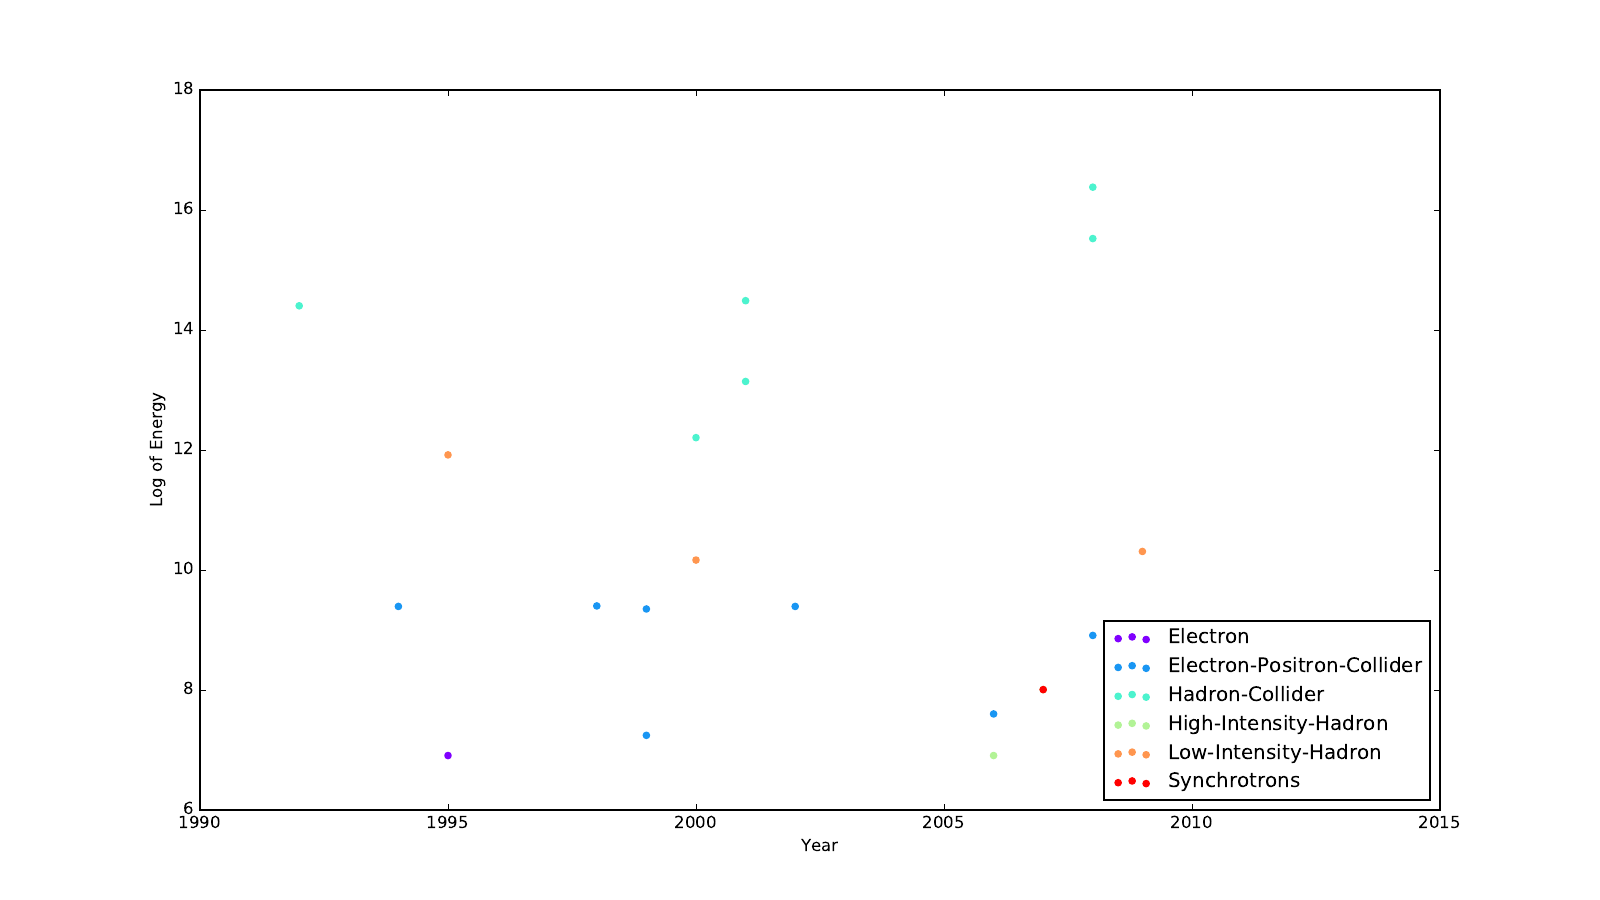

Reproduce this figure in Python.
#!/usr/local/bin/ipython
import numpy as np
import matplotlib
import matplotlib.pyplot as plt
import matplotlib.cm as cm
import pandas as pd
import json
import pprint

fig_size = (16, 9)
fig = plt.figure(num=None, figsize=fig_size, dpi=200, facecolor='w', edgecolor='k')

with open('acc.json') as data_file:    
    data = json.load(data_file)

df = pd.DataFrame(data["Accelerator"])
df = df[df['Year'] >= 1990]
df['logE'] = df["Energy_MeV"].apply(np.log)
types = np.hstack(np.array(df['Type']))

uniq = np.unique(types)
values = cm.rainbow(np.linspace(0,1,len(uniq)))
col = dict(zip(uniq, values))

for i,acc in zip(xrange(len(uniq)),uniq):
    temp = df[df['Type'] == acc]
    year = np.hstack(np.array(temp['Year']))
    logE = np.hstack(np.array(temp['logE']))
    c = col[acc]
    plt.scatter(year, logE, alpha=1,color=c,label=r'%s' %(acc))

plt.xlabel(r'Year')
plt.ylabel(r'Log of Energy')
plt.legend(loc=4)
#plt.show()
plt.savefig("acc_90.pdf")